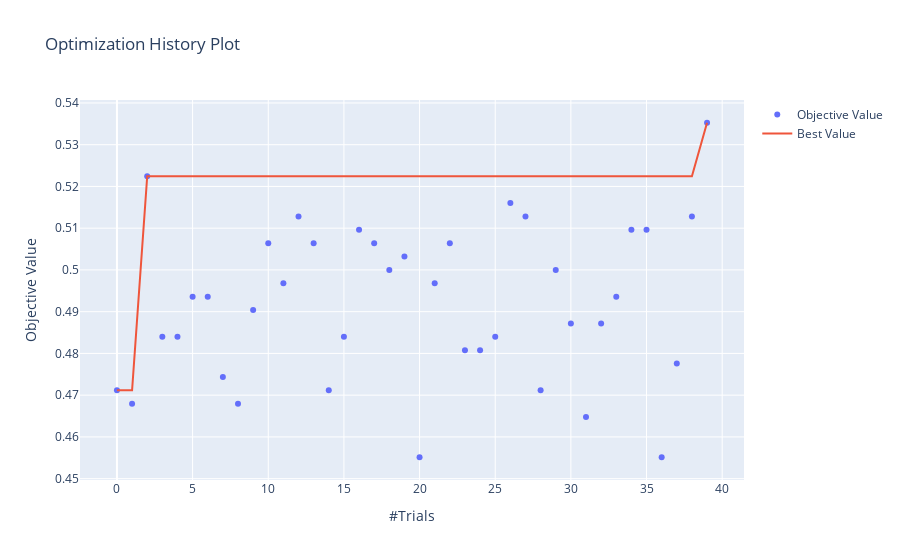

Here is the notebook cell this chart was saved with:
### Code cell
from plotly import tools, subplots
import plotly.offline as py
py.init_notebook_mode(connected=True)
import plotly.graph_objs as go
import plotly.express as px
import plotly.figure_factory as ff
import plotly

from optuna.visualization import plot_contour
from optuna.visualization import plot_edf
from optuna.visualization import plot_intermediate_values
from optuna.visualization import plot_optimization_history
from optuna.visualization import plot_parallel_coordinate
from optuna.visualization import plot_param_importances
from optuna.visualization import plot_slice
# https://optuna.readthedocs.io/en/stable/tutorial/10_key_features/005_visualization.html?highlight=visualization
# 

plot_optimization_history(study)
#optuna.visualization.plot_pareto_front(study, target_names=["FLOPS", "accuracy"])

### Figure 1 — Plotly figure (JSON) as saved in the notebook; plotly's stock layout.template omitted (floating-point values rounded to 4 significant figures)
{"data": [{"mode": "markers", "name": "Objective Value", "type": "scatter", "x": [0, 1, 2, 3, 4, 5, 6, 7, 8, 9, 10, 11, 12, 13, 14, 15, 16, 17, 18, 19, 20, 21, 22, 23, 24, 25, 26, 27, 28, 29, 30, 31, 32, 33, 34, 35, 36, 37, 38, 39], "y": [0.4712, 0.4679, 0.5224, 0.484, 0.484, 0.4936, 0.4936, 0.4744, 0.4679, 0.4904, 0.5064, 0.4968, 0.5128, 0.5064, 0.4712, 0.484, 0.5096, 0.5064, 0.5, 0.5032, 0.4551, 0.4968, 0.5064, 0.4808, 0.4808, 0.484, 0.516, 0.5128, 0.4712, 0.5, 0.4872, 0.4647, 0.4872, 0.4936, 0.5096, 0.5096, 0.4551, 0.4776, 0.5128, 0.5353]}, {"name": "Best Value", "type": "scatter", "x": [0, 1, 2, 3, 4, 5, 6, 7, 8, 9, 10, 11, 12, 13, 14, 15, 16, 17, 18, 19, 20, 21, 22, 23, 24, 25, 26, 27, 28, 29, 30, 31, 32, 33, 34, 35, 36, 37, 38, 39], "y": [0.4712, 0.4712, 0.5224, 0.5224, 0.5224, 0.5224, 0.5224, 0.5224, 0.5224, 0.5224, 0.5224, 0.5224, 0.5224, 0.5224, 0.5224, 0.5224, 0.5224, 0.5224, 0.5224, 0.5224, 0.5224, 0.5224, 0.5224, 0.5224, 0.5224, 0.5224, 0.5224, 0.5224, 0.5224, 0.5224, 0.5224, 0.5224, 0.5224, 0.5224, 0.5224, 0.5224, 0.5224, 0.5224, 0.5224, 0.5353]}], "layout": {"title": {"text": "Optimization History Plot"}, "xaxis": {"title": {"text": "#Trials"}}, "yaxis": {"title": {"text": "Objective Value"}}}}
